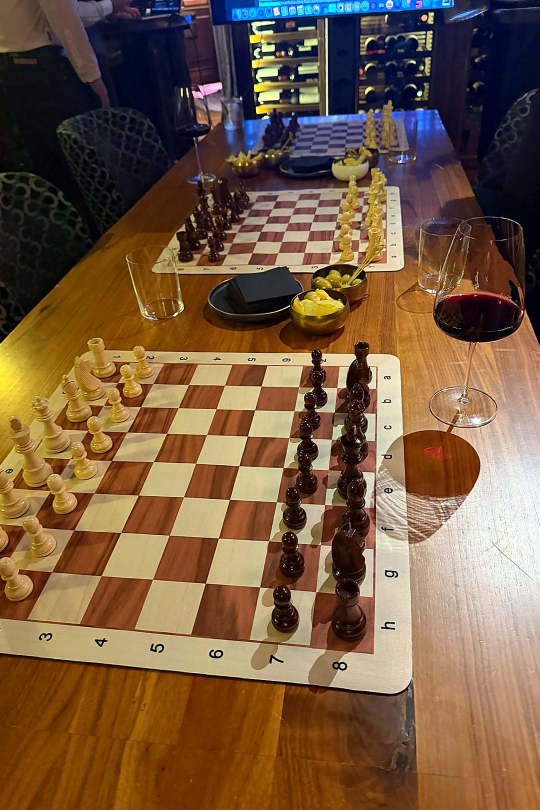
#> input picture photos/web/hero-gathering-mobile.jpg, 1080 x 1620 px (shown at 1/2 size)
$ python -i process_event_photos.py   (imports and definitions only)
#> lines starting #> are read from the running program, lines starting #| are printed output that depends on the picture
#> further down, picture is the input picture: PIL image 1080x1620 RGB; mean R, G, B 118.6, 90.5, 65.2
#!/usr/bin/env python3
"""
Convert and lightly enhance selected event photos into photos/web/.
Uses sips for HEIC → JPEG, Pillow for crop / color / export.

Run from repo root:
  python3 scripts/process_event_photos.py
"""
from __future__ import annotations

import subprocess
import tempfile
from pathlib import Path

from PIL import Image, ImageEnhance, ImageFilter, ImageOps

ROOT = Path(__file__).resolve().parent.parent
PHOTOS = ROOT / "photos"
WEB = PHOTOS / "web"


# [11 lines left out: function load_rgb, not called in this run]


def enhance(im: Image.Image) -> Image.Image:
    # Mild cool-down of indoor yellow + local contrast.
    out = ImageOps.autocontrast(im, cutoff=1)
    out = Image.blend(im, out, 0.35)
    r, g, b = out.split()
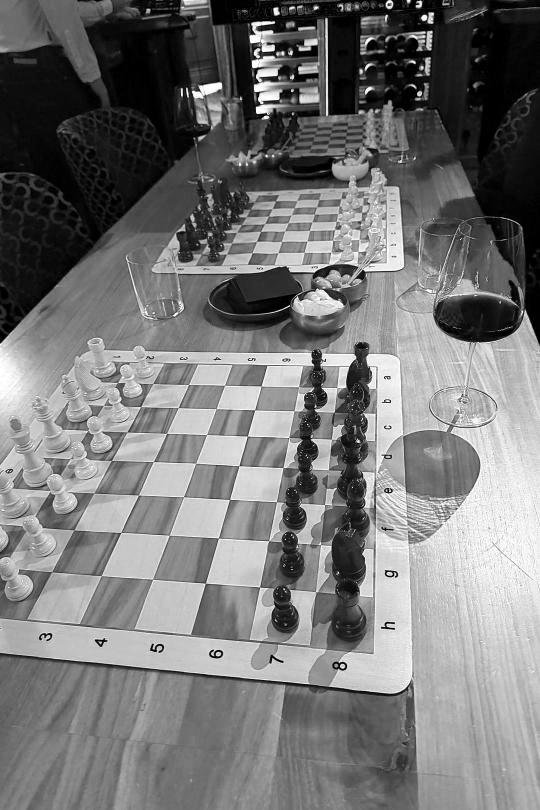
#> r: PIL image 1080x1620 L (shown at 1/2 size); min 0, max 255, mean 119.1
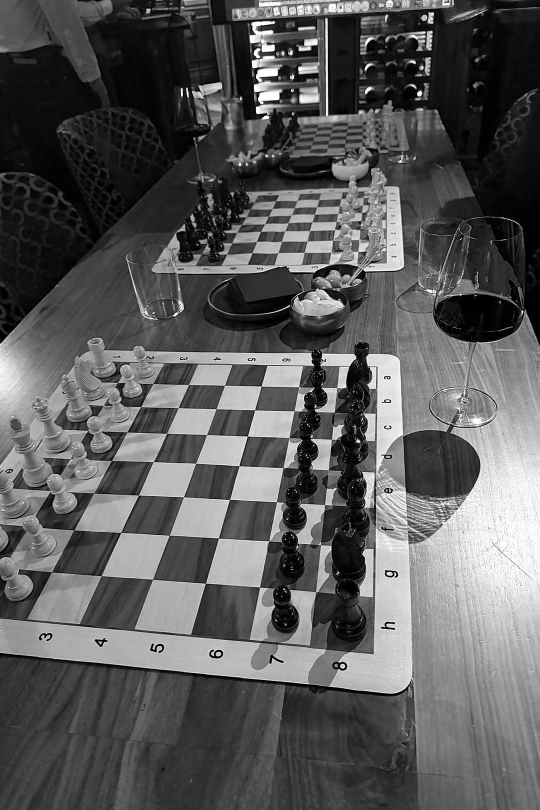
#> g: PIL image 1080x1620 L (shown at 1/2 size); min 0, max 255, mean 91.1
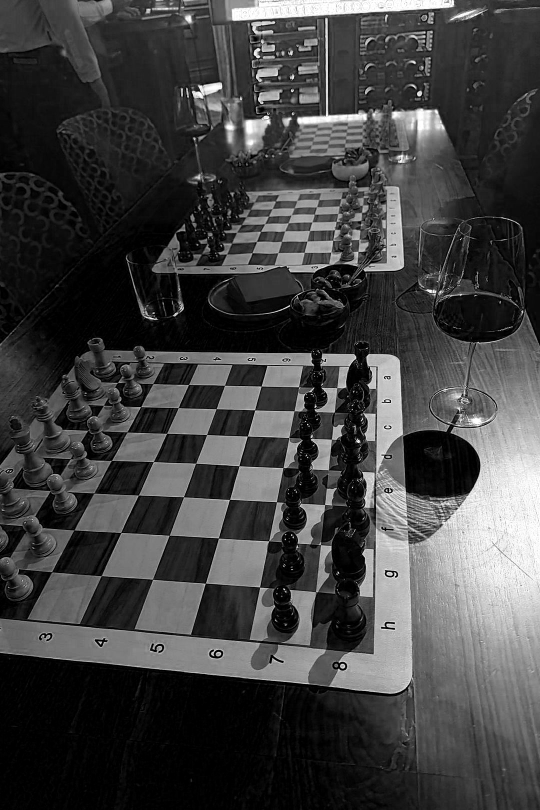
#> b: PIL image 1080x1620 L (shown at 1/2 size); min 0, max 255, mean 65.6
    r = ImageEnhance.Brightness(r).enhance(0.97)
    b = ImageEnhance.Brightness(b).enhance(1.04)
    out = Image.merge("RGB", (r, g, b))
    out = ImageEnhance.Contrast(out).enhance(1.06)
    out = ImageEnhance.Color(out).enhance(1.03)
    out = ImageEnhance.Sharpness(out).enhance(1.12)
    out = out.filter(ImageFilter.UnsharpMask(radius=1.2, percent=80, threshold=3))
    return out


# [130 lines left out: functions fit_cover, fit_max, save, job, main, not called in this run]


# [2 lines not run here, left out]

>>> from PIL import Image
>>> picture = Image.open('../photos/web/hero-gathering-mobile.jpg')
>>> result = enhance(picture)

$ run again, on photos/web/atmo-boards.jpg
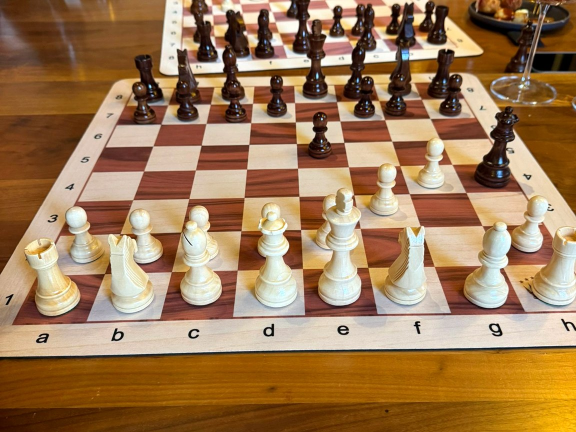
#> input picture photos/web/atmo-boards.jpg, 1152 x 864 px (shown at 1/2 size)
#> picture is the input picture: PIL image 1152x864 RGB; mean R, G, B 159.2, 123.2, 86.3
#> in enhance, `r, g, b = out.split()`:
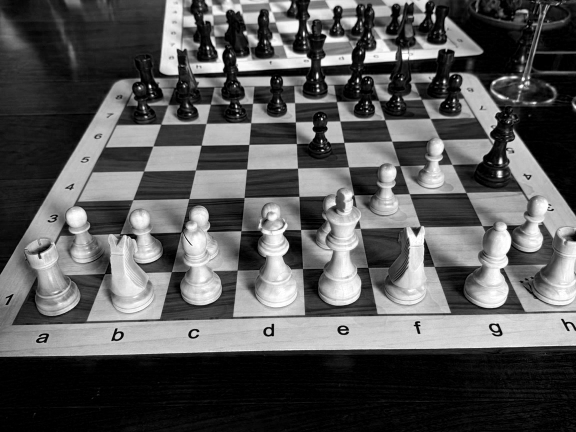
#> b: PIL image 1152x864 L (shown at 1/2 size); min 0, max 255, mean 87.4
#> in enhance, `out = out.filter(ImageFilter.UnsharpMask(radius=1.2, percent=80, thres..`:
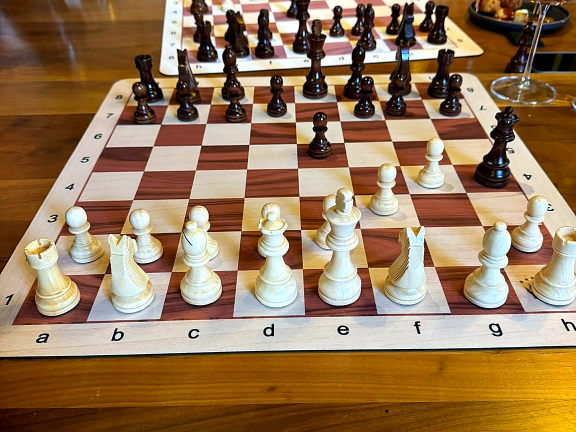
#> out: PIL image 1152x864 RGB (shown at 1/2 size); mean R, G, B 151.3, 120.6, 87.7

$ run again, on photos/web/boards-close.jpg
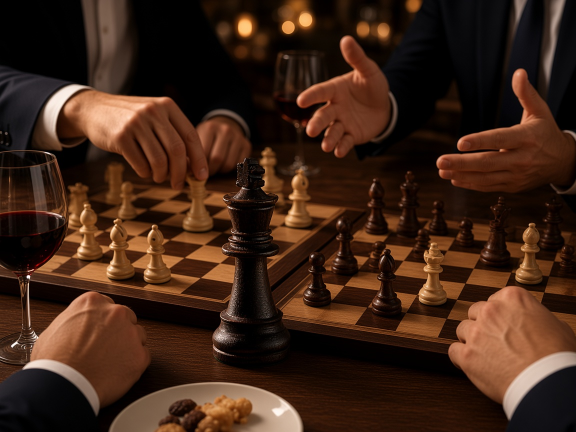
#> input picture photos/web/boards-close.jpg, 1152 x 864 px (shown at 1/2 size)
#> picture is the input picture: PIL image 1152x864 RGB; mean R, G, B 62.6, 36.7, 22.6
#> in enhance, `r, g, b = out.split()`:
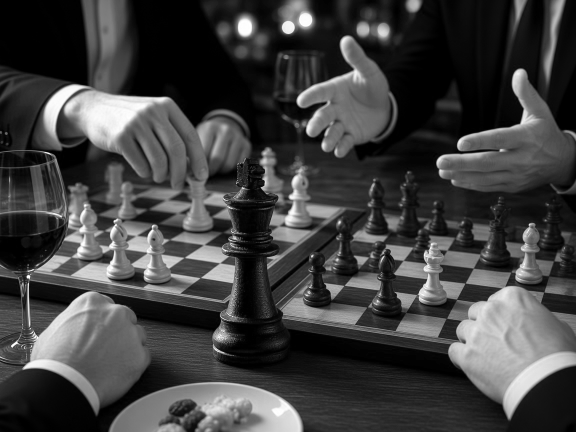
#> r: PIL image 1152x864 L (shown at 1/2 size); min 0, max 255, mean 64.3
#> in enhance, `r, g, b = out.split()`:
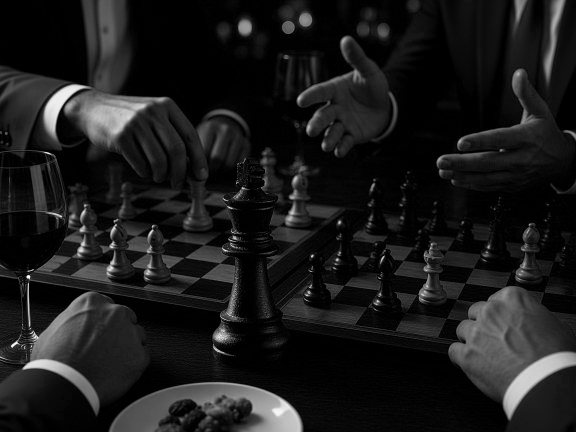
#> b: PIL image 1152x864 L (shown at 1/2 size); min 0, max 255, mean 26.5

$ run again, on photos/web/deco-boards.jpg
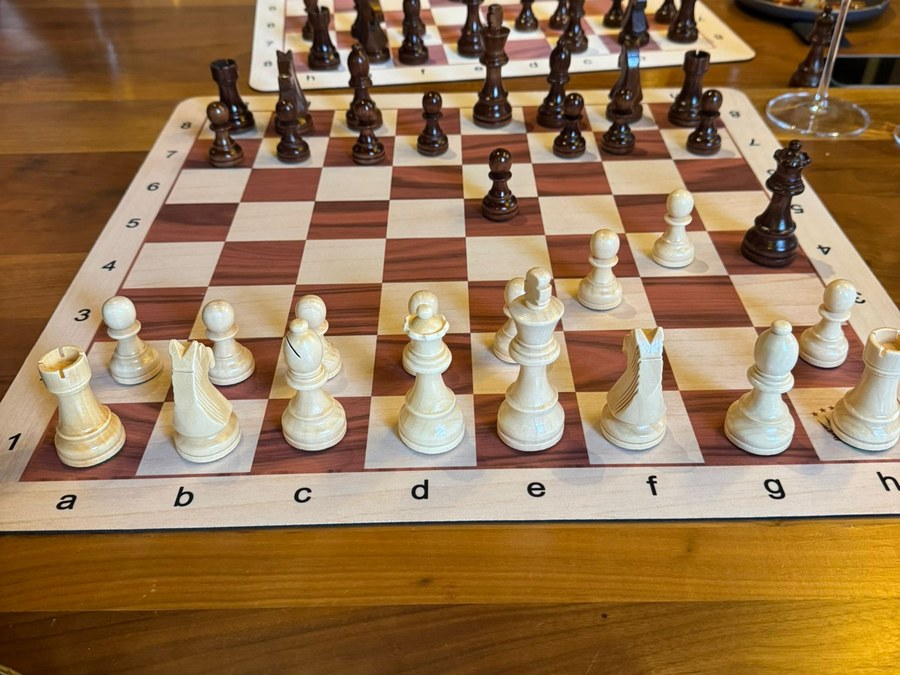
#> input picture photos/web/deco-boards.jpg, 900 x 675 px
#> picture is the input picture: PIL image 900x675 RGB; mean R, G, B 151, 119.2, 84.5
#> in enhance, `r, g, b = out.split()`:
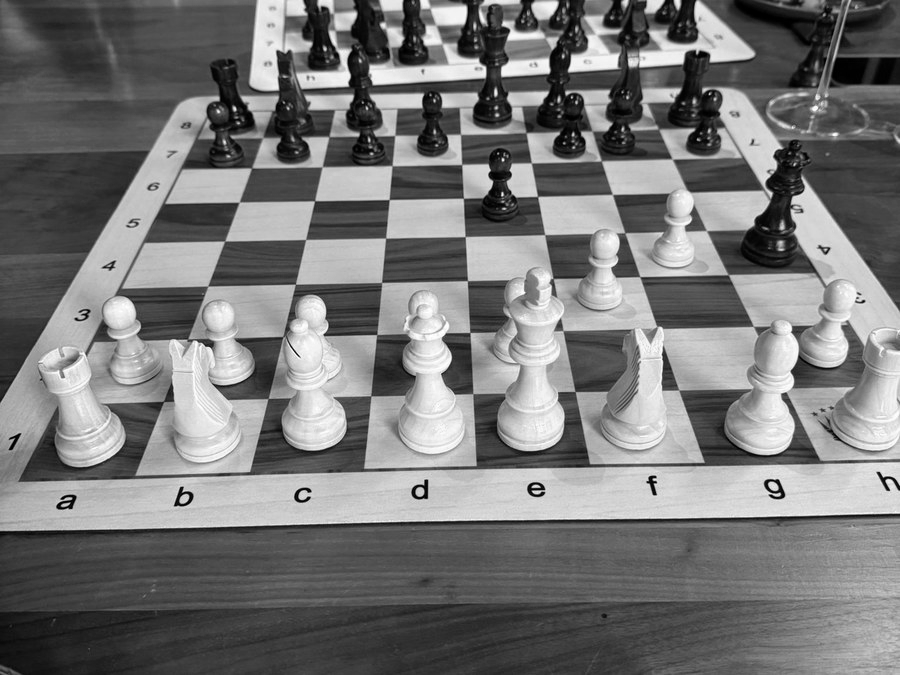
#> g: PIL image 900x675 L; min 0, max 255, mean 119.3
#> in enhance, `r, g, b = out.split()`:
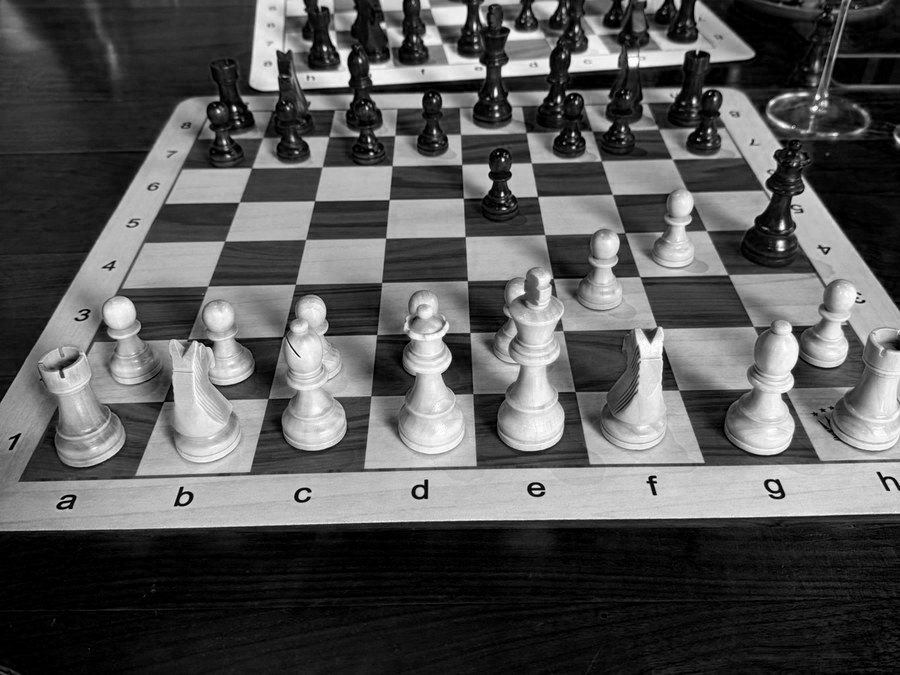
#> b: PIL image 900x675 L; min 0, max 255, mean 87.4
